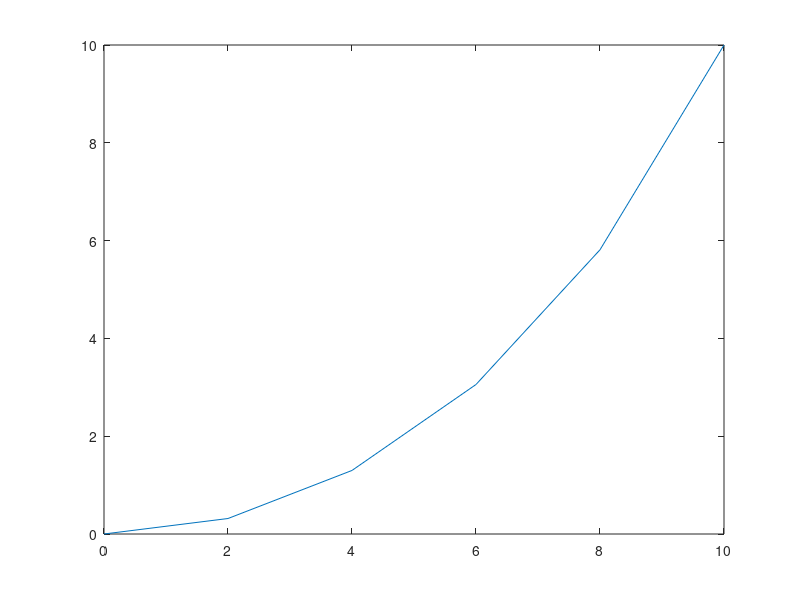

Reproduce this figure in MATLAB.
# data anaylsis code goes here
# use: 
# 	load "<+file name+>";
# 	dlmread("<+filename+>","<+delim+>");
# to read in datafiles

t_max = 5;
R = 1;
mu = 2*pi/32;
w = 5;

t = [0:1:t_max];
theta = pi/4*t/t_max;%pi/60*t;
x = 10/t_max*t;
S = x./cos(theta);
y = S.*sin(theta);

Sl = S-w/2*theta;
Sr = S+w/2*theta;

nl = Sl/(R*mu);
nr = Sr/(R*mu);

sl = (R*mu)*nl;
sr = (R*mu)*nr;

p = [.5,.5;1/w,-1/w]*[sr;sl];

plot(t,p(2,:));

X = [];
Y = [];
for i =1:columns(t)
	X = [X,p(1,i)*cos(p(2,i))];
	Y = [Y,p(1,i)*sin(p(2,i))];
end

plot(X,Y);
%plot(t,theta);
%dlmwrite("tables/eta.dat","delimiter"," ");
%plot(x,y,t,Sl,t,Sr);
%figure(2);

